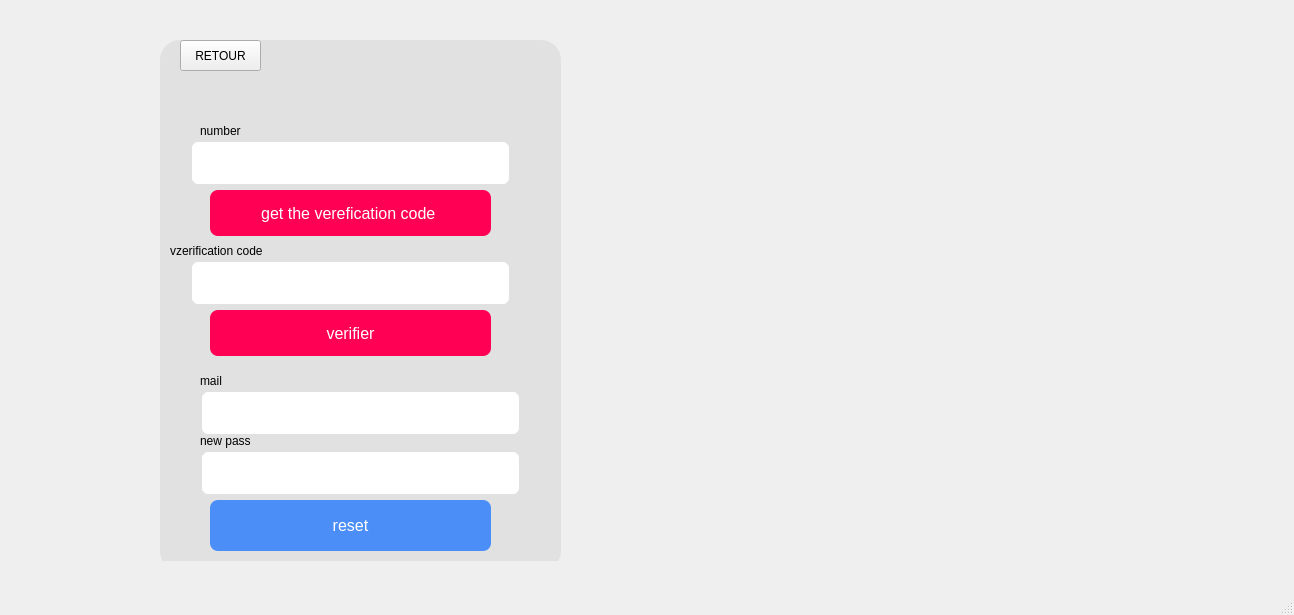
<?xml version="1.0" encoding="UTF-8"?>
<ui version="4.0">
 <class>MainWindow</class>
 <widget class="QMainWindow" name="MainWindow">
  <property name="geometry">
   <rect>
    <x>0</x>
    <y>0</y>
    <width>1294</width>
    <height>615</height>
   </rect>
  </property>
  <property name="windowTitle">
   <string>MainWindow</string>
  </property>
  <widget class="QWidget" name="centralwidget">
   <widget class="QLabel" name="label">
    <property name="geometry">
     <rect>
      <x>0</x>
      <y>0</y>
      <width>1291</width>
      <height>581</height>
     </rect>
    </property>
    <property name="text">
     <string/>
    </property>
    <property name="pixmap">
     <pixmap>../../../Downloads/Capture d'écran 2024-11-09 163456.jpg</pixmap>
    </property>
    <property name="scaledContents">
     <bool>true</bool>
    </property>
   </widget>
   <widget class="QLabel" name="label_10">
    <property name="geometry">
     <rect>
      <x>10</x>
      <y>490</y>
      <width>91</width>
      <height>61</height>
     </rect>
    </property>
    <property name="text">
     <string/>
    </property>
    <property name="pixmap">
     <pixmap>../../../Downloads/image.png</pixmap>
    </property>
    <property name="scaledContents">
     <bool>true</bool>
    </property>
   </widget>
   <widget class="QStackedWidget" name="stackedWidget">
    <property name="geometry">
     <rect>
      <x>140</x>
      <y>0</y>
      <width>461</width>
      <height>561</height>
     </rect>
    </property>
    <property name="styleSheet">
     <string notr="true"/>
    </property>
    <property name="currentIndex">
     <number>2</number>
    </property>
    <widget class="QWidget" name="login">
     <widget class="QPushButton" name="test">
      <property name="geometry">
       <rect>
        <x>280</x>
        <y>370</y>
        <width>161</width>
        <height>41</height>
       </rect>
      </property>
      <property name="styleSheet">
       <string notr="true">*{
    background-color: #4b8ef7; /* Blue color */
    color: white;
    padding: 14px;
    width: 100%;
    border: none;
    border-radius: 8px;
    font-size: 16px;
    cursor: pointer;
}
*:hover {
    background-color: #3b76d9;
}</string>
      </property>
      <property name="text">
       <string>face ID</string>
      </property>
     </widget>
     <widget class="QLineEdit" name="lineEdit">
      <property name="geometry">
       <rect>
        <x>70</x>
        <y>190</y>
        <width>321</width>
        <height>71</height>
       </rect>
      </property>
      <property name="styleSheet">
       <string notr="true">*{
    width: 100%;
    padding: 12px;
    border: 2px solid #e1e1e1;
    border-radius: 8px;
    font-size: 14px;
}
*:focus {
    border-color: #ff0055; /* Pink color on focus */
    outline: none;
}
*{
    font-size: 16px;
    color: #999;
    margin-bottom: 25px;
}</string>
      </property>
      <property name="text">
       <string>Marzouki.mohmaed.....</string>
      </property>
     </widget>
     <widget class="QLineEdit" name="lineEdit_2">
      <property name="geometry">
       <rect>
        <x>70</x>
        <y>260</y>
        <width>321</width>
        <height>71</height>
       </rect>
      </property>
      <property name="styleSheet">
       <string notr="true">*{
    width: 100%;
    padding: 12px;
    border: 2px solid #e1e1e1;
    border-radius: 8px;
    font-size: 14px;
}
*:focus {
    border-color: #ff0055; /* Pink color on focus */
    outline: none;
}
*{
    font-size: 16px;
    color: #999;
    margin-bottom: 25px;
}</string>
      </property>
      <property name="text">
       <string>************</string>
      </property>
     </widget>
     <widget class="QLabel" name="label_3">
      <property name="geometry">
       <rect>
        <x>50</x>
        <y>20</y>
        <width>401</width>
        <height>531</height>
       </rect>
      </property>
      <property name="styleSheet">
       <string notr="true">* {
    background:#e1e1e1;
    padding: 40px;
    border-radius: 20px;
    box-shadow: 0 4px 30px rgba(0, 0, 0, 0.1);
    width: 400px;
    text-align: center;
}</string>
      </property>
      <property name="text">
       <string/>
      </property>
     </widget>
     <widget class="QLabel" name="label_9">
      <property name="geometry">
       <rect>
        <x>230</x>
        <y>330</y>
        <width>131</width>
        <height>51</height>
       </rect>
      </property>
      <property name="styleSheet">
       <string notr="true">*{
    font-size: 16px;
    color: #999;
    margin-bottom: 25px;
}</string>
      </property>
      <property name="text">
       <string>Forgot password!</string>
      </property>
     </widget>
     <widget class="QLabel" name="label_2">
      <property name="geometry">
       <rect>
        <x>150</x>
        <y>-20</y>
        <width>191</width>
        <height>131</height>
       </rect>
      </property>
      <property name="text">
       <string/>
      </property>
      <property name="pixmap">
       <pixmap>../../../Downloads/Screenshot_2024-10-08_215314-removebg-preview.png</pixmap>
      </property>
      <property name="scaledContents">
       <bool>true</bool>
      </property>
     </widget>
     <widget class="QCheckBox" name="checkBox">
      <property name="geometry">
       <rect>
        <x>110</x>
        <y>320</y>
        <width>94</width>
        <height>26</height>
       </rect>
      </property>
      <property name="text">
       <string/>
      </property>
     </widget>
     <widget class="QLabel" name="label_5">
      <property name="geometry">
       <rect>
        <x>280</x>
        <y>100</y>
        <width>63</width>
        <height>31</height>
       </rect>
      </property>
      <property name="styleSheet">
       <string notr="true">*{
    font-size: 28px;
}</string>
      </property>
      <property name="text">
       <string>👋</string>
      </property>
     </widget>
     <widget class="QLabel" name="label_4">
      <property name="geometry">
       <rect>
        <x>110</x>
        <y>100</y>
        <width>231</width>
        <height>41</height>
       </rect>
      </property>
      <property name="font">
       <font>
        <pointsize>-1</pointsize>
        <bold>true</bold>
       </font>
      </property>
      <property name="styleSheet">
       <string notr="true">*{
    font-size: 28px;
    color: #333;
    margin-bottom: 5px;
}</string>
      </property>
      <property name="text">
       <string>Welcome!</string>
      </property>
     </widget>
     <widget class="QPushButton" name="pushButton_2">
      <property name="geometry">
       <rect>
        <x>80</x>
        <y>370</y>
        <width>171</width>
        <height>61</height>
       </rect>
      </property>
      <property name="mouseTracking">
       <bool>true</bool>
      </property>
      <property name="styleSheet">
       <string notr="true">*{
    background-color: #ff0055; /* Pink color */
    color: white;
    padding: 14px;
    width: 100%;
    border: none;
    border-radius: 8px;
    font-size: 16px;
    cursor: pointer;
    margin-bottom: 15px;
}
*:hover {
    background-color: #840630;
}

</string>
      </property>
      <property name="text">
       <string>login</string>
      </property>
      <property name="shortcut">
       <string>Ctrl+V</string>
      </property>
      <property name="checkable">
       <bool>false</bool>
      </property>
      <property name="flat">
       <bool>false</bool>
      </property>
     </widget>
     <widget class="QLabel" name="label_8">
      <property name="geometry">
       <rect>
        <x>70</x>
        <y>340</y>
        <width>161</width>
        <height>41</height>
       </rect>
      </property>
      <property name="styleSheet">
       <string notr="true">*{
    font-size: 16px;
    color: #999;
    margin-bottom: 25px;
}</string>
      </property>
      <property name="text">
       <string>Remember me</string>
      </property>
     </widget>
     <widget class="QPushButton" name="create">
      <property name="geometry">
       <rect>
        <x>170</x>
        <y>420</y>
        <width>161</width>
        <height>61</height>
       </rect>
      </property>
      <property name="styleSheet">
       <string notr="true">*{
    background-color: #ff0055; /* Pink color */
    color: white;
    padding: 14px;
    width: 100%;
    border: none;
    border-radius: 8px;
    font-size: 16px;
    cursor: pointer;
    margin-bottom: 15px;
}
*:hover {
    background-color: #840630;
}

</string>
      </property>
      <property name="text">
       <string>create</string>
      </property>
     </widget>
     <widget class="QLabel" name="label_11">
      <property name="geometry">
       <rect>
        <x>80</x>
        <y>490</y>
        <width>131</width>
        <height>51</height>
       </rect>
      </property>
      <property name="styleSheet">
       <string notr="true">*{
    font-size: 16px;
    color: #999;
    margin-bottom: 25px;
}</string>
      </property>
      <property name="text">
       <string>Forgot password!</string>
      </property>
     </widget>
     <widget class="QPushButton" name="reset">
      <property name="geometry">
       <rect>
        <x>220</x>
        <y>490</y>
        <width>61</width>
        <height>41</height>
       </rect>
      </property>
      <property name="styleSheet">
       <string notr="true">*{
    background-color: #4b8ef7; /* Blue color */
    color: white;
    padding: 14px;
    width: 100%;
    border: none;
    border-radius: 8px;
    font-size: 16px;
    cursor: pointer;
}
*:hover {
    background-color: #3b76d9;
}</string>
      </property>
      <property name="text">
       <string>reset</string>
      </property>
     </widget>
     <widget class="QLabel" name="label_19">
      <property name="geometry">
       <rect>
        <x>70</x>
        <y>170</y>
        <width>63</width>
        <height>22</height>
       </rect>
      </property>
      <property name="text">
       <string>mail</string>
      </property>
     </widget>
     <widget class="QLabel" name="label_20">
      <property name="geometry">
       <rect>
        <x>70</x>
        <y>240</y>
        <width>63</width>
        <height>22</height>
       </rect>
      </property>
      <property name="text">
       <string>pass</string>
      </property>
     </widget>
     <zorder>label_3</zorder>
     <zorder>test</zorder>
     <zorder>lineEdit</zorder>
     <zorder>lineEdit_2</zorder>
     <zorder>label_9</zorder>
     <zorder>label_2</zorder>
     <zorder>checkBox</zorder>
     <zorder>label_5</zorder>
     <zorder>label_4</zorder>
     <zorder>pushButton_2</zorder>
     <zorder>label_8</zorder>
     <zorder>create</zorder>
     <zorder>label_11</zorder>
     <zorder>reset</zorder>
     <zorder>label_19</zorder>
     <zorder>label_20</zorder>
    </widget>
    <widget class="QWidget" name="create_2">
     <widget class="QLabel" name="label_7">
      <property name="geometry">
       <rect>
        <x>130</x>
        <y>-10</y>
        <width>191</width>
        <height>131</height>
       </rect>
      </property>
      <property name="text">
       <string/>
      </property>
      <property name="pixmap">
       <pixmap>../../../Downloads/Screenshot_2024-10-08_215314-removebg-preview.png</pixmap>
      </property>
      <property name="scaledContents">
       <bool>true</bool>
      </property>
     </widget>
     <widget class="QPushButton" name="face">
      <property name="geometry">
       <rect>
        <x>70</x>
        <y>380</y>
        <width>281</width>
        <height>71</height>
       </rect>
      </property>
      <property name="mouseTracking">
       <bool>true</bool>
      </property>
      <property name="styleSheet">
       <string notr="true">*{
    background-color: #ff0055; /* Pink color */
    color: white;
    padding: 14px;
    width: 100%;
    border: none;
    border-radius: 8px;
    font-size: 16px;
    cursor: pointer;
    margin-bottom: 15px;
}
*:hover {
    background-color: #840630;
}

</string>
      </property>
      <property name="text">
       <string>set your face ID</string>
      </property>
      <property name="shortcut">
       <string>Ctrl+V</string>
      </property>
      <property name="checkable">
       <bool>false</bool>
      </property>
      <property name="flat">
       <bool>false</bool>
      </property>
     </widget>
     <widget class="QLabel" name="retour">
      <property name="geometry">
       <rect>
        <x>30</x>
        <y>30</y>
        <width>401</width>
        <height>531</height>
       </rect>
      </property>
      <property name="styleSheet">
       <string notr="true">* {
    background:#e1e1e1;
    padding: 40px;
    border-radius: 20px;
    box-shadow: 0 4px 30px rgba(0, 0, 0, 0.1);
    width: 400px;
    text-align: center;
}</string>
      </property>
      <property name="text">
       <string/>
      </property>
     </widget>
     <widget class="QPushButton" name="create1">
      <property name="geometry">
       <rect>
        <x>70</x>
        <y>460</y>
        <width>281</width>
        <height>51</height>
       </rect>
      </property>
      <property name="styleSheet">
       <string notr="true">*{
    background-color: #4b8ef7; /* Blue color */
    color: white;
    padding: 14px;
    width: 100%;
    border: none;
    border-radius: 8px;
    font-size: 16px;
    cursor: pointer;
}
*:hover {
    background-color: #3b76d9;
}</string>
      </property>
      <property name="text">
       <string>create</string>
      </property>
     </widget>
     <widget class="QLineEdit" name="log">
      <property name="geometry">
       <rect>
        <x>50</x>
        <y>200</y>
        <width>321</width>
        <height>71</height>
       </rect>
      </property>
      <property name="styleSheet">
       <string notr="true">*{
    width: 100%;
    padding: 12px;
    border: 2px solid #e1e1e1;
    border-radius: 8px;
    font-size: 14px;
}
*:focus {
    border-color: #ff0055; /* Pink color on focus */
    outline: none;
}
*{
    font-size: 16px;
    color: #999;
    margin-bottom: 25px;
}</string>
      </property>
      <property name="text">
       <string>Marzouki.mohmaed.....</string>
      </property>
     </widget>
     <widget class="QLineEdit" name="pass">
      <property name="geometry">
       <rect>
        <x>50</x>
        <y>270</y>
        <width>321</width>
        <height>71</height>
       </rect>
      </property>
      <property name="styleSheet">
       <string notr="true">*{
    width: 100%;
    padding: 12px;
    border: 2px solid #e1e1e1;
    border-radius: 8px;
    font-size: 14px;
}
*:focus {
    border-color: #ff0055; /* Pink color on focus */
    outline: none;
}
*{
    font-size: 16px;
    color: #999;
    margin-bottom: 25px;
}</string>
      </property>
      <property name="text">
       <string>************</string>
      </property>
     </widget>
     <widget class="QLineEdit" name="lineEdit_5">
      <property name="geometry">
       <rect>
        <x>50</x>
        <y>330</y>
        <width>321</width>
        <height>71</height>
       </rect>
      </property>
      <property name="styleSheet">
       <string notr="true">*{
    width: 100%;
    padding: 12px;
    border: 2px solid #e1e1e1;
    border-radius: 8px;
    font-size: 14px;
}
*:focus {
    border-color: #ff0055; /* Pink color on focus */
    outline: none;
}
*{
    font-size: 16px;
    color: #999;
    margin-bottom: 25px;
}</string>
      </property>
      <property name="text">
       <string>************</string>
      </property>
     </widget>
     <widget class="QPushButton" name="retour1">
      <property name="geometry">
       <rect>
        <x>40</x>
        <y>520</y>
        <width>97</width>
        <height>31</height>
       </rect>
      </property>
      <property name="text">
       <string>retour</string>
      </property>
     </widget>
     <widget class="QLabel" name="label_6">
      <property name="geometry">
       <rect>
        <x>50</x>
        <y>180</y>
        <width>63</width>
        <height>22</height>
       </rect>
      </property>
      <property name="text">
       <string>email</string>
      </property>
     </widget>
     <widget class="QLabel" name="label_12">
      <property name="geometry">
       <rect>
        <x>50</x>
        <y>250</y>
        <width>101</width>
        <height>22</height>
       </rect>
      </property>
      <property name="text">
       <string>mot de pass</string>
      </property>
     </widget>
     <widget class="QLabel" name="label_13">
      <property name="geometry">
       <rect>
        <x>50</x>
        <y>310</y>
        <width>221</width>
        <height>22</height>
       </rect>
      </property>
      <property name="text">
       <string>confirmation mot de pass:</string>
      </property>
     </widget>
     <widget class="QLabel" name="label_14">
      <property name="geometry">
       <rect>
        <x>70</x>
        <y>350</y>
        <width>63</width>
        <height>22</height>
       </rect>
      </property>
      <property name="text">
       <string/>
      </property>
     </widget>
     <widget class="QLineEdit" name="cin">
      <property name="geometry">
       <rect>
        <x>50</x>
        <y>140</y>
        <width>321</width>
        <height>71</height>
       </rect>
      </property>
      <property name="styleSheet">
       <string notr="true">*{
    width: 100%;
    padding: 12px;
    border: 2px solid #e1e1e1;
    border-radius: 8px;
    font-size: 14px;
}
*:focus {
    border-color: #ff0055; /* Pink color on focus */
    outline: none;
}
*{
    font-size: 16px;
    color: #999;
    margin-bottom: 25px;
}</string>
      </property>
      <property name="text">
       <string/>
      </property>
     </widget>
     <widget class="QLabel" name="label_22">
      <property name="geometry">
       <rect>
        <x>50</x>
        <y>110</y>
        <width>101</width>
        <height>22</height>
       </rect>
      </property>
      <property name="text">
       <string>CIN:</string>
      </property>
     </widget>
     <zorder>retour</zorder>
     <zorder>label_7</zorder>
     <zorder>face</zorder>
     <zorder>create1</zorder>
     <zorder>log</zorder>
     <zorder>pass</zorder>
     <zorder>lineEdit_5</zorder>
     <zorder>retour1</zorder>
     <zorder>label_6</zorder>
     <zorder>label_12</zorder>
     <zorder>label_13</zorder>
     <zorder>label_14</zorder>
     <zorder>cin</zorder>
     <zorder>label_22</zorder>
    </widget>
    <widget class="QWidget" name="page">
     <widget class="QLabel" name="label_15">
      <property name="geometry">
       <rect>
        <x>120</x>
        <y>-10</y>
        <width>191</width>
        <height>131</height>
       </rect>
      </property>
      <property name="text">
       <string/>
      </property>
      <property name="pixmap">
       <pixmap>../../../Downloads/Screenshot_2024-10-08_215314-removebg-preview.png</pixmap>
      </property>
      <property name="scaledContents">
       <bool>true</bool>
      </property>
     </widget>
     <widget class="QPushButton" name="verif">
      <property name="geometry">
       <rect>
        <x>70</x>
        <y>190</y>
        <width>281</width>
        <height>61</height>
       </rect>
      </property>
      <property name="mouseTracking">
       <bool>true</bool>
      </property>
      <property name="styleSheet">
       <string notr="true">*{
    background-color: #ff0055; /* Pink color */
    color: white;
    padding: 14px;
    width: 100%;
    border: none;
    border-radius: 8px;
    font-size: 16px;
    cursor: pointer;
    margin-bottom: 15px;
}
*:hover {
    background-color: #840630;
}

</string>
      </property>
      <property name="text">
       <string>get the verefication code </string>
      </property>
      <property name="shortcut">
       <string>Ctrl+V</string>
      </property>
      <property name="checkable">
       <bool>false</bool>
      </property>
      <property name="flat">
       <bool>false</bool>
      </property>
     </widget>
     <widget class="QLineEdit" name="code">
      <property name="geometry">
       <rect>
        <x>50</x>
        <y>260</y>
        <width>321</width>
        <height>71</height>
       </rect>
      </property>
      <property name="styleSheet">
       <string notr="true">*{
    width: 100%;
    padding: 12px;
    border: 2px solid #e1e1e1;
    border-radius: 8px;
    font-size: 14px;
}
*:focus {
    border-color: #ff0055; /* Pink color on focus */
    outline: none;
}
*{
    font-size: 16px;
    color: #999;
    margin-bottom: 25px;
}</string>
      </property>
      <property name="text">
       <string/>
      </property>
     </widget>
     <widget class="QLabel" name="retour_2">
      <property name="geometry">
       <rect>
        <x>20</x>
        <y>40</y>
        <width>401</width>
        <height>531</height>
       </rect>
      </property>
      <property name="styleSheet">
       <string notr="true">* {
    background:#e1e1e1;
    padding: 40px;
    border-radius: 20px;
    box-shadow: 0 4px 30px rgba(0, 0, 0, 0.1);
    width: 400px;
    text-align: center;
}</string>
      </property>
      <property name="text">
       <string/>
      </property>
     </widget>
     <widget class="QLineEdit" name="NUM">
      <property name="geometry">
       <rect>
        <x>50</x>
        <y>140</y>
        <width>321</width>
        <height>71</height>
       </rect>
      </property>
      <property name="styleSheet">
       <string notr="true">*{
    width: 100%;
    padding: 12px;
    border: 2px solid #e1e1e1;
    border-radius: 8px;
    font-size: 14px;
}
*:focus {
    border-color: #ff0055; /* Pink color on focus */
    outline: none;
}
*{
    font-size: 16px;
    color: #999;
    margin-bottom: 25px;
}</string>
      </property>
      <property name="text">
       <string/>
      </property>
     </widget>
     <widget class="QPushButton" name="resettt">
      <property name="geometry">
       <rect>
        <x>70</x>
        <y>500</y>
        <width>281</width>
        <height>51</height>
       </rect>
      </property>
      <property name="styleSheet">
       <string notr="true">*{
    background-color: #4b8ef7; /* Blue color */
    color: white;
    padding: 14px;
    width: 100%;
    border: none;
    border-radius: 8px;
    font-size: 16px;
    cursor: pointer;
}
*:hover {
    background-color: #3b76d9;
}</string>
      </property>
      <property name="text">
       <string>reset</string>
      </property>
     </widget>
     <widget class="QLabel" name="label_16">
      <property name="geometry">
       <rect>
        <x>30</x>
        <y>240</y>
        <width>141</width>
        <height>22</height>
       </rect>
      </property>
      <property name="text">
       <string>vzerification code</string>
      </property>
     </widget>
     <widget class="QLabel" name="label_17">
      <property name="geometry">
       <rect>
        <x>60</x>
        <y>120</y>
        <width>63</width>
        <height>22</height>
       </rect>
      </property>
      <property name="text">
       <string>number</string>
      </property>
     </widget>
     <widget class="QLabel" name="label_18">
      <property name="geometry">
       <rect>
        <x>60</x>
        <y>430</y>
        <width>141</width>
        <height>22</height>
       </rect>
      </property>
      <property name="text">
       <string>new pass</string>
      </property>
     </widget>
     <widget class="QPushButton" name="RETOUR">
      <property name="geometry">
       <rect>
        <x>40</x>
        <y>40</y>
        <width>81</width>
        <height>31</height>
       </rect>
      </property>
      <property name="text">
       <string>RETOUR</string>
      </property>
     </widget>
     <widget class="QLineEdit" name="lineEdit_6">
      <property name="geometry">
       <rect>
        <x>60</x>
        <y>450</y>
        <width>321</width>
        <height>71</height>
       </rect>
      </property>
      <property name="styleSheet">
       <string notr="true">*{
    width: 100%;
    padding: 12px;
    border: 2px solid #e1e1e1;
    border-radius: 8px;
    font-size: 14px;
}
*:focus {
    border-color: #ff0055; /* Pink color on focus */
    outline: none;
}
*{
    font-size: 16px;
    color: #999;
    margin-bottom: 25px;
}</string>
      </property>
      <property name="text">
       <string/>
      </property>
     </widget>
     <widget class="QLineEdit" name="forgetuser">
      <property name="geometry">
       <rect>
        <x>60</x>
        <y>390</y>
        <width>321</width>
        <height>71</height>
       </rect>
      </property>
      <property name="styleSheet">
       <string notr="true">*{
    width: 100%;
    padding: 12px;
    border: 2px solid #e1e1e1;
    border-radius: 8px;
    font-size: 14px;
}
*:focus {
    border-color: #ff0055; /* Pink color on focus */
    outline: none;
}
*{
    font-size: 16px;
    color: #999;
    margin-bottom: 25px;
}</string>
      </property>
      <property name="text">
       <string/>
      </property>
     </widget>
     <widget class="QLabel" name="label_21">
      <property name="geometry">
       <rect>
        <x>60</x>
        <y>370</y>
        <width>141</width>
        <height>22</height>
       </rect>
      </property>
      <property name="text">
       <string>mail</string>
      </property>
     </widget>
     <widget class="QPushButton" name="verif_2">
      <property name="geometry">
       <rect>
        <x>70</x>
        <y>310</y>
        <width>281</width>
        <height>61</height>
       </rect>
      </property>
      <property name="mouseTracking">
       <bool>true</bool>
      </property>
      <property name="styleSheet">
       <string notr="true">*{
    background-color: #ff0055; /* Pink color */
    color: white;
    padding: 14px;
    width: 100%;
    border: none;
    border-radius: 8px;
    font-size: 16px;
    cursor: pointer;
    margin-bottom: 15px;
}
*:hover {
    background-color: #840630;
}

</string>
      </property>
      <property name="text">
       <string>verifier</string>
      </property>
      <property name="shortcut">
       <string>Ctrl+V</string>
      </property>
      <property name="checkable">
       <bool>false</bool>
      </property>
      <property name="flat">
       <bool>false</bool>
      </property>
     </widget>
     <zorder>retour_2</zorder>
     <zorder>label_15</zorder>
     <zorder>verif</zorder>
     <zorder>code</zorder>
     <zorder>NUM</zorder>
     <zorder>resettt</zorder>
     <zorder>label_16</zorder>
     <zorder>label_17</zorder>
     <zorder>label_18</zorder>
     <zorder>RETOUR</zorder>
     <zorder>lineEdit_6</zorder>
     <zorder>forgetuser</zorder>
     <zorder>label_21</zorder>
     <zorder>verif_2</zorder>
    </widget>
   </widget>
  </widget>
  <widget class="QMenuBar" name="menubar">
   <property name="geometry">
    <rect>
     <x>0</x>
     <y>0</y>
     <width>1294</width>
     <height>28</height>
    </rect>
   </property>
  </widget>
  <widget class="QStatusBar" name="statusbar"/>
 </widget>
 <resources/>
 <connections/>
</ui>
